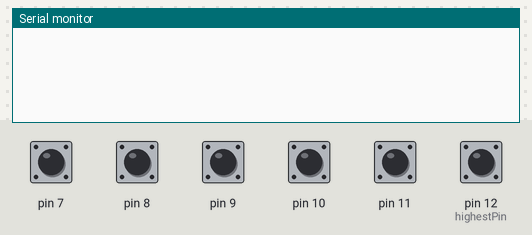
The sketch below on a simulated Arduino Uno, built with avr-gcc and run on an emulated ATmega328P. Parts: the last lines printed to the serial monitor. The inputs (shaded band) are chosen by the test bench; at power-on: pin 7–11, pin 12 (highestPin) HIGH.

Above: at 1.2 s.
1.3 s: pin 7 pulled LOW for 0.15 s
At 2.5 s:
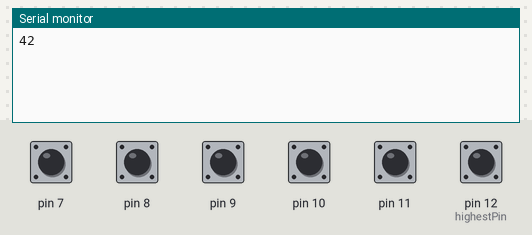
2.9 s: pin 8 pulled LOW for 0.15 s
At 3.7 s:
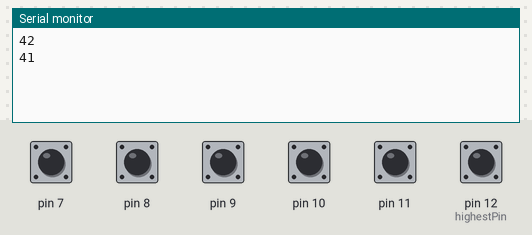
4.5 s: pin 9 pulled LOW for 0.15 s
At 5.0 s:
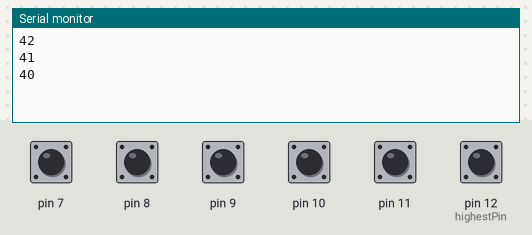
6.1 s: pin 10 pulled LOW for 0.15 s
At 7.3 s:
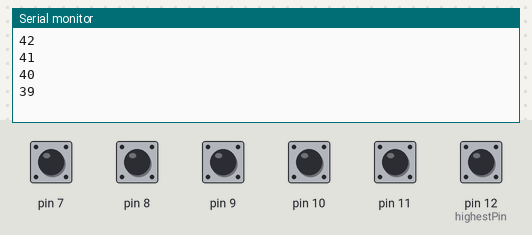
7.7 s: pin 11 pulled LOW for 0.15 s
At 8.6 s:
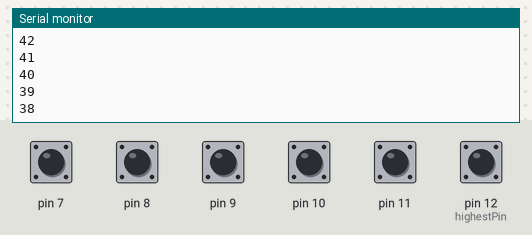
9.3 s: pin 12 (highestPin) pulled LOW for 0.15 s
At 9.8 s:
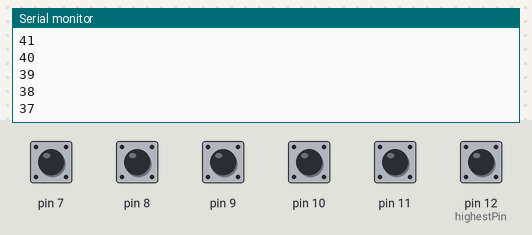
Timing chart, 0 to 11.9 s (numbered marks = the images above; inputs shaded):
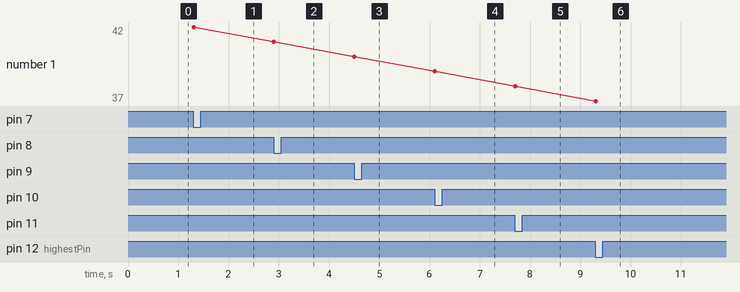

The sketch:

controller.ino
```cpp
#include <Bounce2.h>

int keys[] = {42, 41, 40, 39, 38, 37};
const int numKeys = (sizeof(keys)/sizeof(int));

Bounce bouncer[numKeys];

int highestPin = 12;
int lowestPin = (highestPin - numKeys) + 1;

void setup() {
  Serial.begin(9600);
  for (int i = lowestPin; i <= highestPin; i ++) {
    pinMode(i, INPUT_PULLUP);
    int index = i - lowestPin;
    bouncer[index] = Bounce(i, 5);
  }

}

void loop() {
 for (int i = lowestPin; i <= highestPin; i ++) {
    int index = i - lowestPin;
    bouncer[index].update();
    if (bouncer[index].fell()) {
      Serial.println(keys[index]);
    }
 }
}
```

Measured:
- after the input at 1.3 s, the serial monitor: prints a new line at once (image 1)
- after the input at 2.9 s, the serial monitor: prints a new line at once (image 2)
- after the input at 4.5 s, the serial monitor: prints a new line at once (image 3)
- after the input at 6.1 s, the serial monitor: prints a new line at once (image 4)
- after the input at 7.7 s, the serial monitor: prints a new line at once (image 5)
- after the input at 9.3 s, the serial monitor: prints a new line at once (image 6)
- plotted number 1: 42 → 41 after the input at 2.9 s, 41 → 40 after the input at 4.5 s, 40 → 39 after the input at 6.1 s, 39 → 38 after the input at 7.7 s, 38 → 37 after the input at 9.3 s
